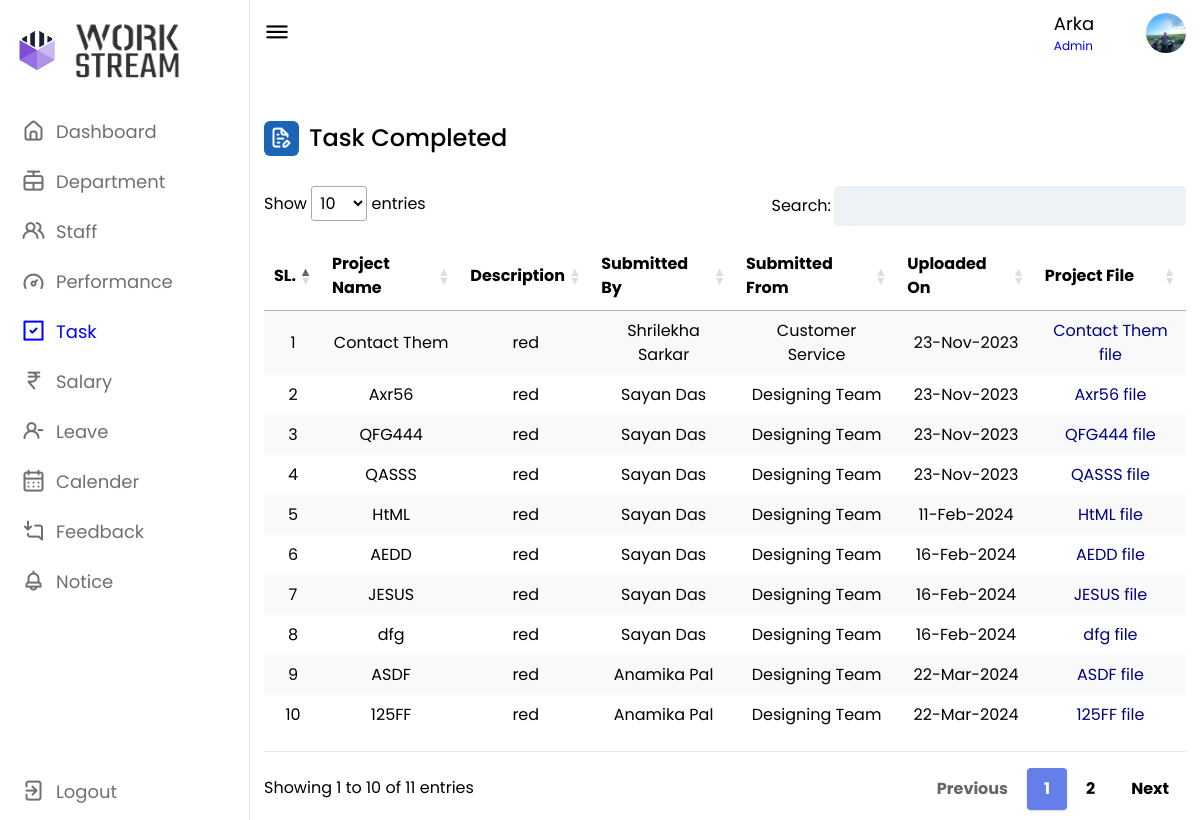
The app's page /admin/task_history.php (signed in) with its own data.
### tables this page shows
CREATE TABLE `complete` (
  `id` int(11) NOT NULL,
  `pro_name` varchar(255) NOT NULL,
  `description` varchar(255) NOT NULL,
  `submitted` varchar(255) NOT NULL,
  `submittedby` varchar(230) NOT NULL,
  `file` varchar(255) NOT NULL,
  `uploaded` timestamp NOT NULL DEFAULT current_timestamp()
);

### admin/task_history.php (the view, shortened to what this page needs)
<?php
include '../conn.php';
$data3 = mysqli_query($conn, "SELECT * FROM `complete` ORDER BY id DESC;");
$email = $_SESSION["email"];
$dataxc = mysqli_query($conn, "SELECT * FROM admin_login WHERE `email`='$email';");
$nxm = mysqli_fetch_array($dataxc);
$nx = $nxm['name'];
?>
<!DOCTYPE html>
<html lang="en">
<head>
    <link rel="stylesheet" href="style.css">
    <link rel="stylesheet" href="https://unicons.iconscout.com/release/v4.0.0/css/line.css">
    <link href="https://unpkg.com/tailwindcss@2.2.19/dist/tailwind.min.css" rel=" stylesheet">
    <link href="https://cdn.datatables.net/1.10.19/css/jquery.dataTables.min.css" rel="stylesheet">
    <link href="https://cdn.datatables.net/responsive/2.2.3/css/responsive.dataTables.min.css" rel="stylesheet">
</head>
<body>
    <nav>
        <div class="logo-name">
            <div class="logo-image">
                <img src="logo1.png" alt="p8">
            </div>
            <div class="logo-image2">
                <img src="logo2.png" alt="" id="p9">
            </div>
        </div>
        <div class="menu-items">
            <ul class="nav-links">
                <li><a href="dashboard.php">
                        <i class="uil uil-estate"></i>
                        <span class="link-name">Dashboard</span>
                    </a></li>
                <li><a href="dept.php">
                        <i class="uil uil-rope-way"></i>
                        <span class="link-name">Department</span>
                    </a></li>
                <li><a href="staff.php">
                        <i class="uil uil-users-alt"></i>
                        <span class="link-name">Staff</span>
                    </a></li>
                <li><a href="performance.php">
                        <i class="uil uil-tachometer-fast-alt"></i>
                        <span class="link-name">Performance</span>
                    </a></li>
                <li><a href="task.php">
                        <i class="uil uil-check-square" style="color: blue;"></i>
                        <span class="link-name" style="color: blue;">Task</span>
                    </a></li>
                <li><a href="salary.php">
                        <i class="uil uil-rupee-sign"></i>
                        <span class="link-name">Salary</span>
                    </a></li>
                <li><a href="leave.php">
                        <i class="uil uil-user-minus"></i>
                        <span class="link-name">Leave</span>
                    </a></li>
                <li><a href="calander.php">
                        <i class="uil uil-calendar-alt"></i>
                        <span class="link-name">Calender</span>
                    </a></li>
                <li><a href="feedback.php">
                        <i class="uil uil-comment-alt-download"></i>
                        <span class="link-name">Feedback</span>
                    </a></li>
                <li><a href="notice.php">
                        <i class="uil uil-bell"></i>
                        <span class="link-name">Notice</span>
                    </a></li>
            </ul>
            <br><br>
            <br>
            <ul class="logout-mode">
                <li><a href="out.php">
                        <i class="uil uil-signout"></i>
                        <span class="link-name">Logout</span>
                    </a></li>
            </ul>
        </div>
    </nav>
    <section class="dashboard">
        <div class="top">
            <i class="uil uil-bars sidebar-toggle"></i>
            <div class="search-box">
                <input type="text" id="search_bar" name="search_bar" readonly style="border: #fff;">
            </div>
            <div class="nm">
                <h4 class="re"> <?php echo $nx; ?></h4>
                <h5 class="er">Admin</h5>
            </div>
            <img src="1.jpg" alt="">
        </div>
        <div class="dash-content">
            <div class="overview">
                <div class="title">
                    <i class="uil uil-file-edit-alt"></i>
                    <span class="text">Task Completed</span>
                </div>
            </div>
        </div>
        <table id="example" class="stripe hover" style="width:100%; padding-top: 1em;  padding-bottom: 1em;">
            <thead>
                <tr class="bg-dark">
                    <th>SL.</th>
                    <th>Project Name</th>
                    <th>Description</th>
                    <th>Submitted By</th>
                    <th>Submitted From</th>
                    <th>Uploaded On</th>
                    <th>Project File</th>
                </tr>
            </thead>
            <tbody class="table-group-divider">
                <div class="">
                    <?php
                    if ($total3 = mysqli_num_rows($data3) > 0) {
                        while ($result3 = mysqli_fetch_array($data3)) {
                    ?>
                            <tr style="text-align: center;" id="<?php echo $result3['pro_name']; ?>">
                                <td> <?php echo $result3['id']; ?> </td>
                                <td> <?php echo $result3['pro_name']; ?> </td>
                                <td> <?php echo $result3['description']; ?> </td>
                                <td> <?php echo $result3['submitted']; ?> </td>
                                <td> <?php echo $result3['submittedby']; ?> </td>
                                <td> <?php echo date('d-M-Y', strtotime($result3['uploaded'])); ?> </td>
                                <td style="color:navy;"> <a href="zoom/<?php echo $result3['file']; ?>" download><?php echo $result3['pro_name']; ?> file</a> </td>
                            </tr>
                    <?php
                        }
                    } else {
                        echo "no FoUnD";
                    }
                    ?>
                </div>
            </tbody>
        </table>
    </section>
</body>
</html>

### admin/style.css (style rules this page uses)
* { margin: 0; padding: 0; box-sizing: border-box; font-family: 'Poppins', sans-serif; }
:root { --panel-color: #FFF; --text-color: #000; --black-light-color: #707070; --border-color: #e6e5e5; --toggle-color: #DDD; --box1-color: #4DA3FF; --box2-color: #FFE6AC; --box3-color: #E7D1FC; --title-icon-color: #fff; --tran-05: all 0.5s ease; --tran-03: all 0.3s ease; --tran-03: all 0.2s ease; }
body { min-height: 100vh; background-color: var(--primary-color); }
nav { position: fixed; top: 0; left: 0; height: 100%; width: 250px; padding: 10px 14px; background-color: var(--panel-color); border-right: 1px solid var(--border-color); transition: var(--tran-05); }
nav .logo-name { display: flex; align-items: center; }
nav .logo-image { display: flex; justify-content: center; min-width: 45px; }
nav .logo-image img { width: 40px; object-fit: cover; border-radius: 50%; }
nav .menu-items { margin-top: 40px; height: calc(100% - 110px); display: flex; flex-direction: column; justify-content: space-between; }
.menu-items li { list-style: none; }
.menu-items li a { display: flex; align-items: center; height: 50px; text-decoration: none; position: relative; }
.menu-items li a i { font-size: 24px; min-width: 45px; height: 100%; display: flex; align-items: center; justify-content: center; color: var(--black-light-color); }
.menu-items li a .link-name { font-size: 18px; font-weight: 400; color: var(--black-light-color); transition: var(--tran-05); }
.dashboard { position: relative; left: 250px; background-color: var(--panel-color); min-height: 100vh; width: calc(100% - 250px); padding: 10px 14px; transition: var(--tran-05); }
.dashboard .top { position: fixed; top: 0; left: 250px; display: flex; width: calc(100% - 250px); justify-content: space-between; align-items: center; padding: 10px 14px; background-color: var(--panel-color); transition: var(--tran-05); z-index: 10; }
.dashboard .top .sidebar-toggle { font-size: 26px; color: var(--text-color); cursor: pointer; }
.dashboard .top .search-box { position: relative; height: 45px; max-width: 600px; width: 100%; margin: 0 30px; }
.top .search-box input { position: absolute; border: 1px solid var(--border-color); background-color: var(--panel-color); padding: 0 25px 0 50px; border-radius: 5px; height: 100%; width: 100%; color: var(--text-color); font-size: 15px; font-weight: 400; outline: none; }
.top img { width: 40px; border-radius: 50%; height: 40px; }
.dashboard .dash-content { padding-top: 50px; }
.dash-content .title { display: flex; align-items: center; margin: 60px 0 30px 0; }
.dash-content .title i { position: relative; height: 35px; width: 35px; background-color: #1b65b6; border-radius: 6px; color: var(--title-icon-color); display: flex; align-items: center; justify-content: center; font-size: 24px; }
.dash-content .title .text { font-size: 24px; font-weight: 500; color: var(--text-color); margin-left: 10px; }
#p9 { height: 30px; width: 250px; }

### admin/task_history.php (style rules this page uses)
li { margin-left: -33px; }
.re { font-size: 18px; color: #000; display: block; }
.er { font-size: 12px; color: navy; }
.er { font-size: 12px; color: blue; }
nav .menu-items { margin-top: 14px; height: calc(100% - 90px); display: flex; flex-direction: column; justify-content: space-between; }
#p9 { height: 121px; width: 109px; border-radius: 0px; margin-top: -40px; margin-bottom: -40px; margin-left: 15px; }
nav .logo-image img { width: 40px; object-fit: cover; border-radius: 50%; }
.menu-items li a { margin-left: 30px; display: flex; align-items: center; height: 50px; text-decoration: none; position: relative; }
table.dataTable.no-footer { border-bottom: 1px solid #e2e8f0; margin-top: 0.75em; margin-bottom: 0.75em; }

### records on screen
complete: id "10", pro_name "125FF", description "red", submitted "Anamika Pal", submittedby "Designing Team", uploaded "22-Mar-2024"
complete: id "9", pro_name "ASDF", description "red", submitted "Anamika Pal", submittedby "Designing Team", uploaded "22-Mar-2024"
complete: id "8", pro_name "dfg", description "red", submitted "Sayan Das", submittedby "Designing Team", uploaded "16-Feb-2024"
complete: id "7", pro_name "JESUS", description "red", submitted "Sayan Das", submittedby "Designing Team", uploaded "16-Feb-2024"
complete: id "6", pro_name "AEDD", description "red", submitted "Sayan Das", submittedby "Designing Team", uploaded "16-Feb-2024"
complete: id "5", pro_name "HtML", description "red", submitted "Sayan Das", submittedby "Designing Team", uploaded "11-Feb-2024"
complete: id "4", pro_name "QASSS", description "red", submitted "Sayan Das", submittedby "Designing Team", uploaded "23-Nov-2023"
complete: id "3", pro_name "QFG444", description "red", submitted "Sayan Das", submittedby "Designing Team", uploaded "23-Nov-2023"
complete: id "2", pro_name "Axr56", description "red", submitted "Sayan Das", submittedby "Designing Team", uploaded "23-Nov-2023"
complete: id "1", pro_name "Contact Them", description "red", submitted "Shrilekha Sarkar", submittedby "Customer Service", uploaded "23-Nov-2023"

### other values on screen
$nx "Arka"
